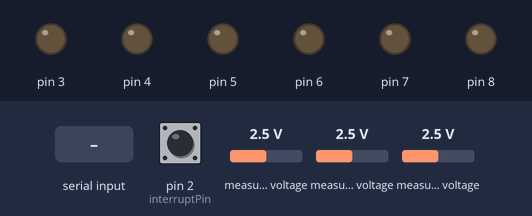
A sketch run on a simulated Arduino Uno, built with avr-gcc and run on an emulated ATmega328P. On the bench: output pins drawn as LEDs (lit = HIGH). Inputs (shaded band) come from the test bench; at power-on: pin 2 (interruptPin) HIGH, measured voltage 2.5 V. What the sketch prints to the serial monitor is not drawn.

Above: at 1.2 s.
1.3 s: "GET_RESISTANCE\n" received over Serial
At 2.0 s:
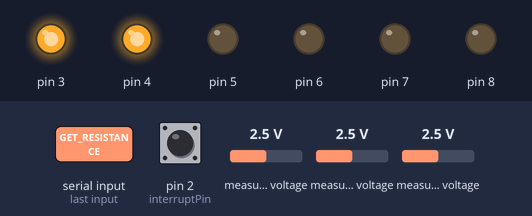
2.8 s: "GET_FREQUENCY\n" received over Serial
At 3.7 s:
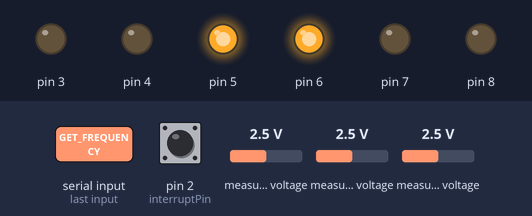
4.3 s: "GET_VOLTAGE\n" received over Serial
At 5.1 s:
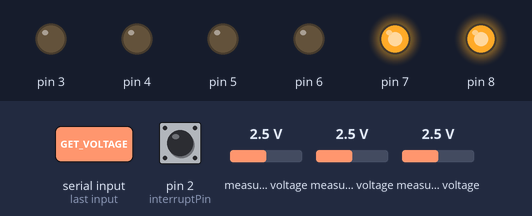
Timing chart, 0 to 7.3 s (numbered marks = the images above; inputs shaded):
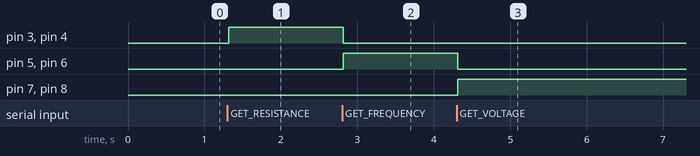

Measured:
- after the input at 1.3 s, pin 3, pin 4: LOW → HIGH at once
- after the input at 2.8 s, pin 3, pin 4: HIGH → LOW at once; pin 5, pin 6: LOW → HIGH at once
- after the input at 4.3 s, pin 5, pin 6: HIGH → LOW at once; pin 7, pin 8: LOW → HIGH at once

The sketch:

MPU.ino
```cpp
#include <Wire.h>
#include <Adafruit_ADS1X15.h>

Adafruit_ADS1115 ads;

float Vs = 4.73; // not finalized
float Ry = 2190.0;

const int interruptPin = 2;  // Pin for external interrupt
volatile unsigned long pulse_count = 0;

// External interrupt ISR for Pin 2
void isr() {
    pulse_count++;
}

void setup() {
    pinMode(3, OUTPUT);
    pinMode(4, OUTPUT);
    pinMode(5, OUTPUT);
    pinMode(6, OUTPUT);
    pinMode(7, OUTPUT);
    pinMode(8, OUTPUT);

    Serial.begin(9600);
    Wire.begin();  // For Arduino, SDA=A4, SCL=A5

    if (!ads.begin()) {
        Serial.println("❌ Failed to initialize ADS1115!");
        while (1);
    }

    Serial.println("✅ Arduino Ready - Waiting for 'start' command...");

    // Configure Pin 2 for external interrupt
    pinMode(interruptPin, INPUT);
    attachInterrupt(digitalPinToInterrupt(interruptPin), isr, FALLING);
    Serial.println("Interrupt attached to Pin 2.");
}

void loop() {
    if (Serial.available()) {
        String command = Serial.readStringUntil('\n');
        command.trim();

        if (command == "GET_RESISTANCE") {
            resistance();
        } else if (command == "GET_FREQUENCY") {
            frequency();
        } else if (command == "GET_VOLTAGE") {
            voltage();
        } else {
      Serial.println("ERROR: System stopped");
    }
    }
}

void resistance() {
    digitalWrite(3, HIGH);
    digitalWrite(4, HIGH);
    digitalWrite(5, LOW);
    digitalWrite(6, LOW);
    digitalWrite(7, LOW);
    digitalWrite(8, LOW);

    float adcValue0 = ads.readADC_SingleEnded(0);
    float adcValue1 = ads.readADC_SingleEnded(1);

    float x1 = (adcValue0 / 32767.0) * 6.14;
    float x2 = (adcValue1 / 32767.0) * 6.14;
    float Vg = x1 - x2;

    float Rx = ((Vs - 2 * Vg) / (Vs + 2 * Vg)) * Ry;

    Rx = 123; // Keep hardcoded value for now
    Serial.println(Rx, 2);
}

void voltage() {
    digitalWrite(3, LOW);
    digitalWrite(4, LOW);
    digitalWrite(7, HIGH);
    digitalWrite(8, HIGH);
    digitalWrite(5, LOW);
    digitalWrite(6, LOW);

    double R1 = 152000; // not finalized
    double R2 = 10000;  // not finalized

    float adcValue = ads.readADC_SingleEnded(2); // Read A2 pin
    float Vout = (adcValue / 32767.0) * 6.14;     // Convert ADC value to voltage
    float Vin = Vout * ((R1 + R2) / R2);          // Calculate input voltage

    Vin = 456; // Keep hardcoded value for now
    Serial.println(Vin, 3);
}

void frequency() {
    digitalWrite(3, LOW);
    digitalWrite(4, LOW);
    digitalWrite(7, LOW);
    digitalWrite(8, LOW);
    digitalWrite(5, HIGH);
    digitalWrite(6, HIGH);

    pulse_count = 0;
    delay(1000); // Measure for 1 second
    detachInterrupt(digitalPinToInterrupt(interruptPin));
    float freq = (float)pulse_count / 1.0; // pulses per second

    freq = 789; // Keep hardcoded value for now
    Serial.println(freq, 2);
    pulse_count = 0;
    attachInterrupt(digitalPinToInterrupt(interruptPin), isr, FALLING);
}
```
